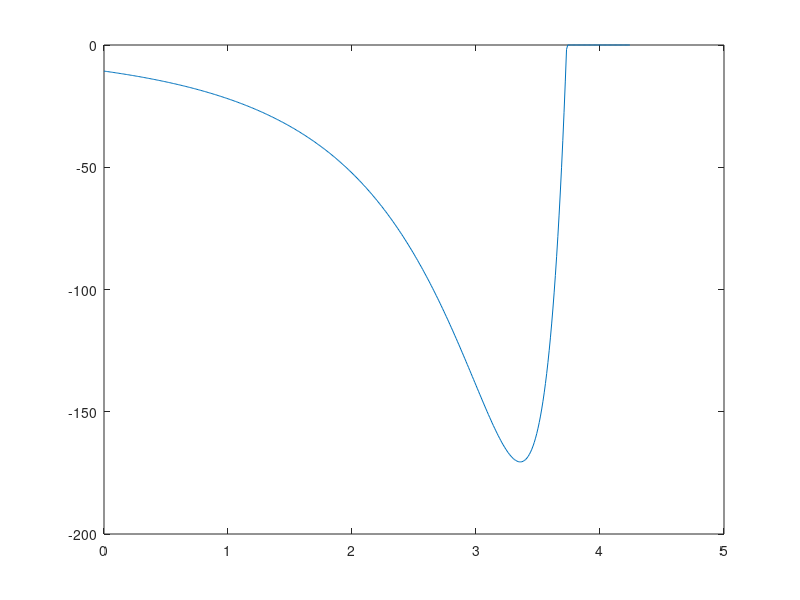

Write the MATLAB code that produced this figure. (Note: this script raises an error after producing the figure.)
% Code to produce shooting method result for the He-Graphene potential

% load the He-Graphene potential in z
V_He_dat0 = dlmread("He_Graphene_V0.txt");
r_He_He0 = V_He_dat0(:,1); % First column is coordinates in z
V_He_He0 = V_He_dat0(:,2); % Second column is the potential

% Flip the potential
V_He_He_rev = flip(V_He_He0);
r_He_He_rev = flip(r_He_He0);

% Set up such that once the potential gets above max, it is just set to be
% the max
max = 0;
hit_max = false;
max_index = 0;

% The loop that sets the potential to the max once it hits that
for ir = 1:length(r_He_He0)
    if not(hit_max)
        if  V_He_He_rev(ir) > max
            hit_max = true;
            V_He_He_rev(ir) = max;
            max_index = ir;
        end
    else
    V_He_He_rev(ir) = max;
    end
end

% Truncates the potential given to the shooting potential code
n = max_index + 50;
figure(1)
plot(r_He_He0(1:n), V_He_He_rev(1:n));

% Calls the shooting method function
[E_found, Psis, dPsis] = shooting_method_function(0, 1, r_He_He0(1:n), V_He_He_rev(1:n), 1, 1, 1, -250);

% Plots the first wavefunction
figure(3)
plot(r_He_He_rev(1:n), Psis(1,:))

% Put the wavefunction back on the original z array
Psi1 = 0*r_He_He0;
for ir = 1:n
    Psi1(length(Psi1) + 1 - ir) = Psis(1,ir);
end

% Outputs the Wavefunciton
dlmwrite("V0_rho0.txt", [r_He_He0 Psi1])
